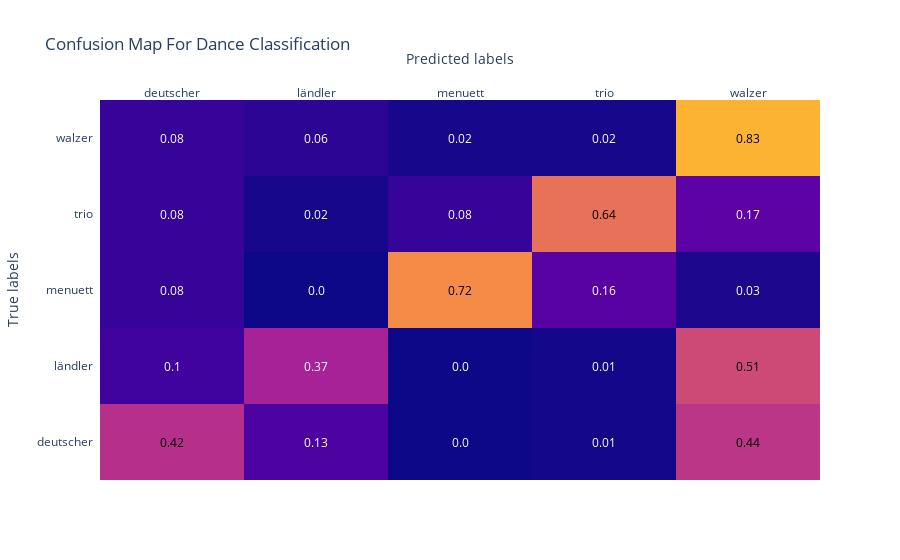

The cell this chart's notebook holds for it:
### Code cell
dance_list = list(dance_dict.keys())

fig = ff.create_annotated_heatmap(z=global_confusion, x=dance_list, y=dance_list)

#fig = go.Figure(data=go.Heatmap(z=cm, x=dance_list, y=dance_list))
fig.update_layout(title='Confusion Map For Dance Classification',
                  xaxis_title="Predicted labels", yaxis_title="True labels")
fig.data[0].update(zmin=0, zmax=1)
fig.show()

### Figure 1 — Plotly figure (JSON) as saved in the notebook; plotly's stock layout.template omitted (floating-point values rounded to 4 significant figures)
{"data": [{"colorscale": [[0, "#0d0887"], [0.1111, "#46039f"], [0.2222, "#7201a8"], [0.3333, "#9c179e"], [0.4444, "#bd3786"], [0.5556, "#d8576b"], [0.6667, "#ed7953"], [0.7778, "#fb9f3a"], [0.8889, "#fdca26"], [1, "#f0f921"]], "reversescale": false, "showscale": false, "type": "heatmap", "x": ["deutscher", "ländler", "menuett", "trio", "walzer"], "y": ["deutscher", "ländler", "menuett", "trio", "walzer"], "z": [[0.42, 0.13, 0, 0.01, 0.44], [0.1, 0.37, 0, 0.01, 0.51], [0.08, 0, 0.72, 0.16, 0.03], [0.08, 0.02, 0.08, 0.64, 0.17], [0.08, 0.06, 0.02, 0.02, 0.83]], "zmax": 1, "zmin": 0}], "layout": {"annotations": [{"font": {"color": "#000000"}, "showarrow": false, "text": "0.42", "x": "deutscher", "xref": "x", "y": "deutscher", "yref": "y"}, {"font": {"color": "#FFFFFF"}, "showarrow": false, "text": "0.13", "x": "ländler", "xref": "x", "y": "deutscher", "yref": "y"}, {"font": {"color": "#FFFFFF"}, "showarrow": false, "text": "0.0", "x": "menuett", "xref": "x", "y": "deutscher", "yref": "y"}, {"font": {"color": "#FFFFFF"}, "showarrow": false, "text": "0.01", "x": "trio", "xref": "x", "y": "deutscher", "yref": "y"}, {"font": {"color": "#000000"}, "showarrow": false, "text": "0.44", "x": "walzer", "xref": "x", "y": "deutscher", "yref": "y"}, {"font": {"color": "#FFFFFF"}, "showarrow": false, "text": "0.1", "x": "deutscher", "xref": "x", "y": "ländler", "yref": "y"}, {"font": {"color": "#FFFFFF"}, "showarrow": false, "text": "0.37", "x": "ländler", "xref": "x", "y": "ländler", "yref": "y"}, {"font": {"color": "#FFFFFF"}, "showarrow": false, "text": "0.0", "x": "menuett", "xref": "x", "y": "ländler", "yref": "y"}, {"font": {"color": "#FFFFFF"}, "showarrow": false, "text": "0.01", "x": "trio", "xref": "x", "y": "ländler", "yref": "y"}, {"font": {"color": "#000000"}, "showarrow": false, "text": "0.51", "x": "walzer", "xref": "x", "y": "ländler", "yref": "y"}, {"font": {"color": "#FFFFFF"}, "showarrow": false, "text": "0.08", "x": "deutscher", "xref": "x", "y": "menuett", "yref": "y"}, {"font": {"color": "#FFFFFF"}, "showarrow": false, "text": "0.0", "x": "ländler", "xref": "x", "y": "menuett", "yref": "y"}, {"font": {"color": "#000000"}, "showarrow": false, "text": "0.72", "x": "menuett", "xref": "x", "y": "menuett", "yref": "y"}, {"font": {"color": "#FFFFFF"}, "showarrow": false, "text": "0.16", "x": "trio", "xref": "x", "y": "menuett", "yref": "y"}, {"font": {"color": "#FFFFFF"}, "showarrow": false, "text": "0.03", "x": "walzer", "xref": "x", "y": "menuett", "yref": "y"}, {"font": {"color": "#FFFFFF"}, "showarrow": false, "text": "0.08", "x": "deutscher", "xref": "x", "y": "trio", "yref": "y"}, {"font": {"color": "#FFFFFF"}, "showarrow": false, "text": "0.02", "x": "ländler", "xref": "x", "y": "trio", "yref": "y"}, {"font": {"color": "#FFFFFF"}, "showarrow": false, "text": "0.08", "x": "menuett", "xref": "x", "y": "trio", "yref": "y"}, {"font": {"color": "#000000"}, "showarrow": false, "text": "0.64", "x": "trio", "xref": "x", "y": "trio", "yref": "y"}, {"font": {"color": "#FFFFFF"}, "showarrow": false, "text": "0.17", "x": "walzer", "xref": "x", "y": "trio", "yref": "y"}, {"font": {"color": "#FFFFFF"}, "showarrow": false, "text": "0.08", "x": "deutscher", "xref": "x", "y": "walzer", "yref": "y"}, {"font": {"color": "#FFFFFF"}, "showarrow": false, "text": "0.06", "x": "ländler", "xref": "x", "y": "walzer", "yref": "y"}, {"font": {"color": "#FFFFFF"}, "showarrow": false, "text": "0.02", "x": "menuett", "xref": "x", "y": "walzer", "yref": "y"}, {"font": {"color": "#FFFFFF"}, "showarrow": false, "text": "0.02", "x": "trio", "xref": "x", "y": "walzer", "yref": "y"}, {"font": {"color": "#000000"}, "showarrow": false, "text": "0.83", "x": "walzer", "xref": "x", "y": "walzer", "yref": "y"}], "title": {"text": "Confusion Map For Dance Classification"}, "xaxis": {"dtick": 1, "gridcolor": "rgb(0, 0, 0)", "side": "top", "ticks": "", "title": {"text": "Predicted labels"}}, "yaxis": {"dtick": 1, "ticks": "", "ticksuffix": "  ", "title": {"text": "True labels"}}}}
